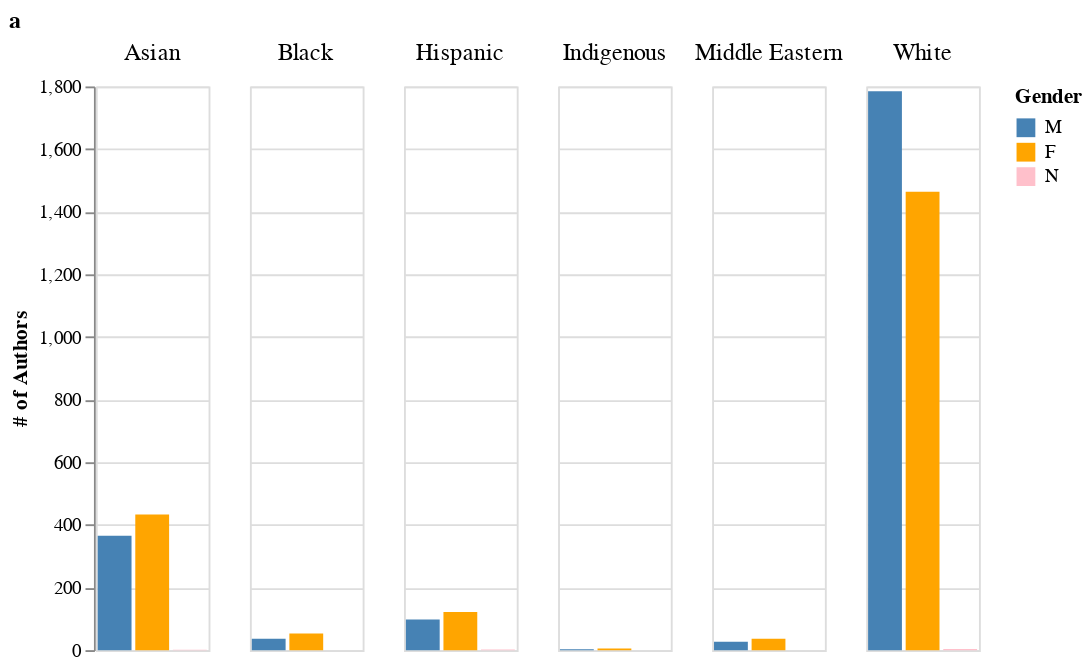

Notebook cell for this chart:
### Code cell
gender_and_race_3 = alt.Chart(gender_by_race_long).mark_bar().encode(
    x = alt.X(
        'genderpred',
        sort = ["M", "F", "N"],
        axis = None
    ),
    y = alt.Y(
        'freq',
        title = '# of Authors',
#         scale=alt.Scale(type="log")  # Here the scale is applied
    ),
    color = alt.Color(
         'genderpred',
        title = 'Gender',
        scale = alt.Scale(
            domain = ['M', 'F', 'N'],
            range = ['steelblue', 'orange', 'pink']
        )
    ),
    column = alt.Column('racepred:N', 
                        title = None,
                        header=alt.Header(labelFontSize=13)
    )
).properties(
    title = 'a',
    height=300,
    width=60
)

gender_and_race_3

### Figure 1 — Vega-Lite specification as saved in the notebook (floating-point values rounded to 4 significant figures)
{"config": {"view": {"continuousWidth": 400, "continuousHeight": 300}}, "data": {"name": "data-cc4bfa70ab2bee27b01a6dbead4b1f73"}, "mark": "bar", "encoding": {"color": {"field": "genderpred", "scale": {"domain": ["M", "F", "N"], "range": ["steelblue", "orange", "pink"]}, "title": "Gender", "type": "nominal"}, "column": {"field": "racepred", "header": {"labelFontSize": 13}, "title": null, "type": "nominal"}, "x": {"axis": null, "field": "genderpred", "sort": ["M", "F", "N"], "type": "nominal"}, "y": {"field": "freq", "title": "# of Authors", "type": "quantitative"}}, "height": 300, "title": "a", "width": 60, "$schema": "https://vega.github.io/schema/vega-lite/v4.17.0.json", "datasets": {"data-cc4bfa70ab2bee27b01a6dbead4b1f73": [{"genderpred": "F", "racepred": "Asian", "freq": 433, "gender_total": 2113, "race_total": 799, "race_in_gender": 0.205, "gender_in_race": 0.542}, {"genderpred": "F", "racepred": "Black", "freq": 53, "gender_total": 2113, "race_total": 89, "race_in_gender": 0.025, "gender_in_race": 0.596}, {"genderpred": "F", "racepred": "Hispanic", "freq": 122, "gender_total": 2113, "race_total": 222, "race_in_gender": 0.058, "gender_in_race": 0.55}, {"genderpred": "F", "racepred": "Indigenous", "freq": 5, "gender_total": 2113, "race_total": 8, "race_in_gender": 0.002, "gender_in_race": 0.625}, {"genderpred": "F", "racepred": "Middle Eastern", "freq": 36, "gender_total": 2113, "race_total": 63, "race_in_gender": 0.017, "gender_in_race": 0.571}, {"genderpred": "F", "racepred": "White", "freq": 1464, "gender_total": 2113, "race_total": 3253, "race_in_gender": 0.693, "gender_in_race": 0.45}, {"genderpred": "M", "racepred": "Asian", "freq": 365, "gender_total": 2314, "race_total": 799, "race_in_gender": 0.158, "gender_in_race": 0.457}, {"genderpred": "M", "racepred": "Black", "freq": 36, "gender_total": 2314, "race_total": 89, "race_in_gender": 0.016, "gender_in_race": 0.404}, {"genderpred": "M", "racepred": "Hispanic", "freq": 98, "gender_total": 2314, "race_total": 222, "race_in_gender": 0.042, "gender_in_race": 0.441}, {"genderpred": "M", "racepred": "Indigenous", "freq": 3, "gender_total": 2314, "race_total": 8, "race_in_gender": 0.001, "gender_in_race": 0.375}, {"genderpred": "M", "racepred": "Middle Eastern", "freq": 27, "gender_total": 2314, "race_total": 63, "race_in_gender": 0.012, "gender_in_race": 0.429}, {"genderpred": "M", "racepred": "White", "freq": 1785, "gender_total": 2314, "race_total": 3253, "race_in_gender": 0.771, "gender_in_race": 0.549}, {"genderpred": "N", "racepred": "Asian", "freq": 1, "gender_total": 7, "race_total": 799, "race_in_gender": 0.143, "gender_in_race": 0.001}, {"genderpred": "N", "racepred": "Hispanic", "freq": 2, "gender_total": 7, "race_total": 222, "race_in_gender": 0.286, "gender_in_race": 0.009}, {"genderpred": "N", "racepred": "White", "freq": 4, "gender_total": 7, "race_total": 3253, "race_in_gender": 0.571, "gender_in_race": 0.001}]}}
